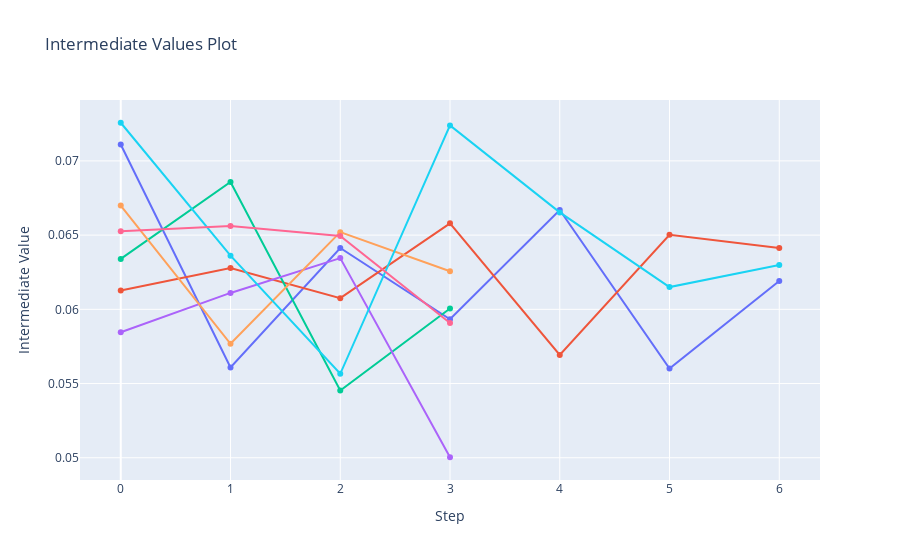

The cell this chart's notebook holds for it:
### Markdown cell above
### Tuning Visualization

### Code cell
import plotly
optuna.visualization.plot_intermediate_values(study)

### Figure 1 — Plotly figure (JSON) as saved in the notebook; plotly's stock layout.template omitted (floating-point values rounded to 4 significant figures)
{"data": [{"marker": {"maxdisplayed": 10}, "mode": "lines+markers", "name": "Trial0", "type": "scatter", "x": [0, 1, 2, 3, 4, 5, 6], "y": [0.07111, 0.05609, 0.06413, 0.05933, 0.06669, 0.05602, 0.0619]}, {"marker": {"maxdisplayed": 10}, "mode": "lines+markers", "name": "Trial1", "type": "scatter", "x": [0, 1, 2, 3, 4, 5, 6], "y": [0.06127, 0.06278, 0.06076, 0.06579, 0.05693, 0.06502, 0.06414]}, {"marker": {"maxdisplayed": 10}, "mode": "lines+markers", "name": "Trial2", "type": "scatter", "x": [0, 1, 2, 3], "y": [0.0634, 0.06858, 0.05453, 0.06006]}, {"marker": {"maxdisplayed": 10}, "mode": "lines+markers", "name": "Trial3", "type": "scatter", "x": [0, 1, 2, 3], "y": [0.05845, 0.06111, 0.06345, 0.05004]}, {"marker": {"maxdisplayed": 10}, "mode": "lines+markers", "name": "Trial4", "type": "scatter", "x": [0, 1, 2, 3], "y": [0.06699, 0.05768, 0.0652, 0.06257]}, {"marker": {"maxdisplayed": 10}, "mode": "lines+markers", "name": "Trial5", "type": "scatter", "x": [0, 1, 2, 3, 4, 5, 6], "y": [0.07257, 0.06361, 0.05566, 0.07239, 0.06653, 0.0615, 0.06298]}, {"marker": {"maxdisplayed": 10}, "mode": "lines+markers", "name": "Trial6", "type": "scatter", "x": [0, 1, 2, 3], "y": [0.06527, 0.06562, 0.06494, 0.05908]}], "layout": {"showlegend": false, "title": {"text": "Intermediate Values Plot"}, "xaxis": {"title": {"text": "Step"}}, "yaxis": {"title": {"text": "Intermediate Value"}}}}
